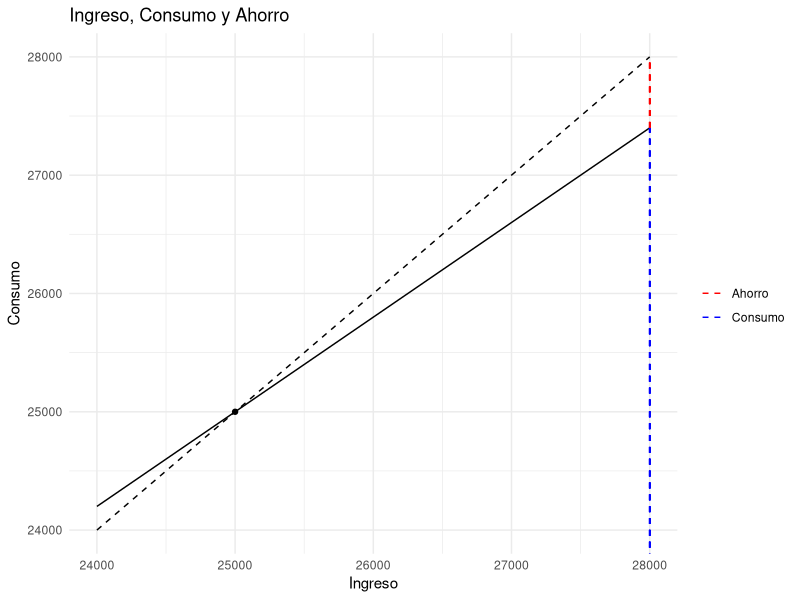
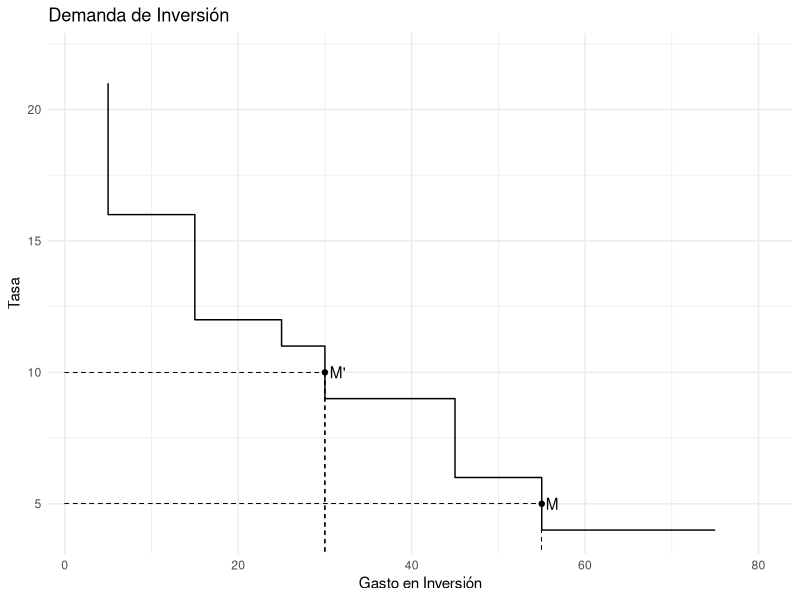

These figures' R source, in order:
## ---- chunk 1
knitr::opts_chunk$set(echo = FALSE, warning=FALSE, message = FALSE)

library(tidyverse)
library(here)
library(patchwork)
library(tibble)
library(kableExtra)


theme_set(theme_minimal() + 
            theme(plot.title = element_text(hjust=.5)))

## ---- chunk 2



df <- tibble(
  ingreso = seq(24000, 30000, by=1000),
  ahorro  =seq(-200, 1000, by =200),
  consumo = ingreso-ahorro
)
df %>% 
  ggplot() + 
  geom_line(aes(ingreso, ingreso), linetype = "dashed") + 
  geom_line(aes(ingreso, consumo)) +
  annotate(geom="Point", x=25000, y=25000) +
  geom_segment(x=28000, xend = 28000, y=0, yend = 27400, aes(color = "Consumo"), linetype = "dashed") +
  geom_segment(x=28000, xend = 28000, y=27400, yend = 28000, aes(color = "Ahorro"), linetype = "dashed") +
  xlim(24000, 28000) +
  ylim(24000, 28000) +
  scale_color_manual(name = "", values = c("Consumo" = "blue", "Ahorro" ="red")) +
  labs(title = "Ingreso, Consumo y Ahorro", x="Ingreso", y="Consumo") +
  theme_minimal()

## ---- chunk 3
dt <- tibble(
  Proyecto = LETTERS[1:8],
  `Inversión` = c(1, 4, 10, 10, 5, 15, 10, 20),
  revenue = c(1500, 220, 160, 130, 110, 90, 60, 40),
  costo_10 = 100,
  costo_5 = 50,
  profit_10 = revenue - costo_10,
  profit_5 = revenue - costo_5,
)

kable(dt,
      col.names = c("Proyecto", "Inversión (mill.)", 
                    "Ingresos (cada $1.000)", "10%", "5%", "10%", "5%")) %>% 
  add_header_above(c(" " = 3, "Costos (cada $1.000)" = 2, "Beneficios (cada $1.000)" = 2)) 
## ---- chunk 4
df <- dt %>% 
  mutate(
    tasa = c(22, 21, 16, 12, 11, 9, 6, 4),
    demanda_inversion = cumsum(`Inversión`)
  )

df %>% 
  ggplot(aes(demanda_inversion, tasa)) + 
  geom_step(direction="vh") +
  annotate("Point", x=30, y=10) + 
  annotate("Text", x=30, y=10, label="M'", hjust=-.3) +
  annotate("Point", x=55, y=5) +
  annotate("Text", x=55, y=5, label="M", hjust=-.3) +
  geom_segment(x=0, xend=30, y=10, yend=10, linetype ="dashed", size = .15) +
  geom_segment(x=30, xend=30, y=10, yend = 0, linetype = "dashed", size = .15) +
  geom_segment(x=0, xend=55, y=5, yend=5, linetype ="dashed", size = .15) +
  geom_segment(x=55, xend=55, y=5, yend = 0, linetype = "dashed", size = .15) +
  xlim(2, 80) +
  labs(title = "Demanda de Inversión", x="Gasto en Inversión", y="Tasa") +
  theme_minimal()

## ---- chunk 5
knitr::include_app("https://yihui.shinyapps.io/miniUI/", 
  height = "600px")
